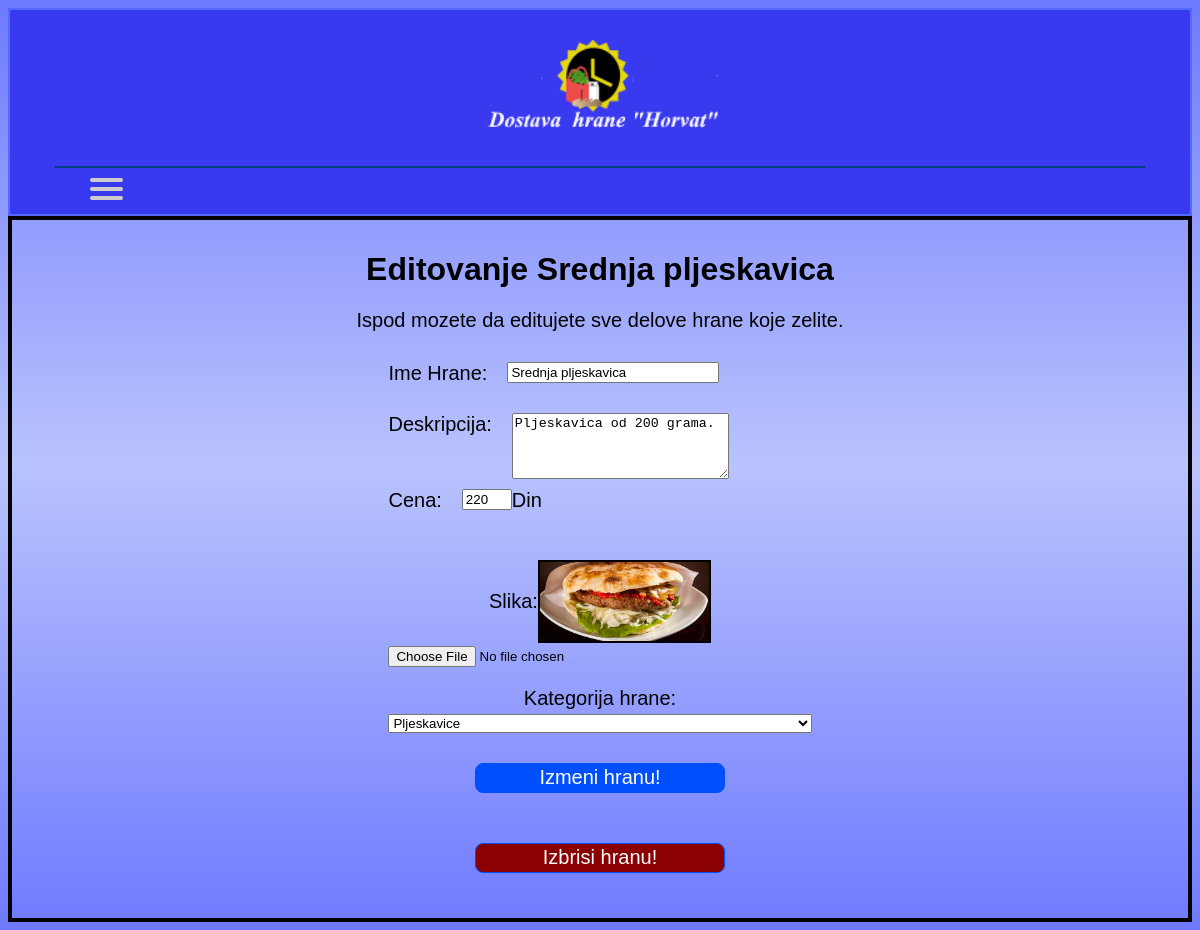
Screenshot of /functions/editfood.php?foodid=2 (signed in) with the database file from the repository.
### tables this page shows
CREATE TABLE IF NOT EXISTS `food` (
  `idFood` bigint(20) NOT NULL AUTO_INCREMENT,
  `Name` varchar(80) NOT NULL,
  `Description` varchar(350) NOT NULL,
  `Price` float NOT NULL,
  `photo` text NOT NULL,
  `id_cat` bigint(20) NOT NULL,
  PRIMARY KEY (`idFood`)
);

CREATE TABLE IF NOT EXISTS `category` (
  `id_cat` bigint(20) NOT NULL AUTO_INCREMENT,
  `name` mediumtext NOT NULL,
  PRIMARY KEY (`id_cat`)
);

### functions/editfood.php (the view, shortened to what this page needs)
<!DOCTYPE html>
<html lang="en">
<head>
  <link rel="stylesheet" href="https://pro.fontawesome.com/releases/v5.10.0/css/all.css"/>
    <link rel="stylesheet" href="../project_style.css">
</head>
<body>
<div id="header"><img src="../logo.png" alt="logo" align="center" width="250" height="87.5">
  <div id="menuToggle">
    <span></span>
    <span></span>
    <span></span>
  </div>
  <hr style="margin-left: 15px; margin-right:15px; background-color: #000000; border: #004080 1px solid">
</div>
<?php
include "db-config.php";
$sql = "SELECT * FROM food where idFood=?";
$stat = $pdo->prepare($sql);
$stat->bindParam(1, $_GET['foodid'], PDO::PARAM_INT);
$stat->execute();
$res = $stat->fetch();
?>
<div id="textplace" class="text-center order-main">
    <h1 style="font-size: 32px;">Editovanje <?= $res['Name'] ?></h1>
    <p>Ispod mozete da editujete sve delove hrane koje zelite.</p>
    <div class="flex j-center">
    <div class=" food-input">
      <form class="" enctype="multipart/form-data" action="editfood.php?foodid=<?= $_GET['foodid'] ;?>" method="post">
        <div class="flex edit">
        Ime Hrane: <input type="text" class="edit_food" name="food_name" value="<?= $res['Name'] ?>" placeholder="Ime hrane">
      </div>
      <div class="flex edit">
        Deskripcija: <textarea name="food_desc" class="edit_food" rows="4" cols="40" placeholder="Opis hrane.."><?= $res['Description'] ?></textarea>
         </div>
         <div class="flex edit">Cena: <input type="number" class="number-input edit_food" name="food_price" value="<?= $res['Price'] ?>" >Din</div>
        <div class="flex j-center"> <span class="margin-top-1">Slika:</span> <img src="../<?= $res['photo'] ?>" class="edit-img" alt="food_photo"></div>
         <input type="file" name="food_image" value=""/>
         Kategorija hrane:
         <select name="food_category">
         <?php $sql = "SELECT * FROM category";
         $stat = $pdo->prepare($sql);
         $stat->execute();
         $cats = $stat->fetchAll();
         foreach ($cats as $cat) :?>
         <option <?php if($cat['id_cat']==$res['id_cat']) echo "selected"; ?> value="<?= $cat['id_cat']; ?>"><?= $cat['name']; ?></option>
       <?php endforeach; ?>
     </select>
      <input style="" class="input add_food" type="submit" name="edit_food" value="Izmeni hranu!"/>
      </form>
      <form class="" action="editfood.php?foodid=<?= $_GET['foodid'] ;?>" method="post">
        <input style="" class="input add_food del_btn" type="submit" name="del_food" value="Izbrisi hranu!"/>
      </form>
    </div>
  </div>
  </div>

### project_style.css (style rules this page uses)
#header { padding: 20px; background-color: #3939ef; position: relative; left: 0; right: 0; top: 0; font-family: Verdana, sans-serif; font-weight: bold; font-size: 32px; text-align: center; border: #526aff 2px solid; }
.order-main { border: 4px solid black; padding-top: 10px; padding-bottom: 25px; }
.input { background-color: #004fff; border: 1px solid #004fff; height: 30px; width: 130px; font-size: 100%; margin-left: auto; margin-right: auto; text-align: center; border-radius: 8px; color: #fff; cursor: pointer; }
.edit { margin-bottom: 10px; margin-top: 10px; }
.edit_food { width: 50%; margin-left:20px; }
.edit-img { margin-top: 20px; width: 40%; border: black solid 2px; }
.margin-top-1 { margin-top: 50px; }
.del_btn { background-color: darkred!important; }
.add_food { width: 250px; margin-top: 30px; }
.food-input { width: 40%; }
.food-input input { margin-bottom: 20px; }
.number-input { width: 50px; }
#menuToggle { position: relative; top: 50px; left: 50px; display: none; z-index: 1; -webkit-user-select: none; user-select: none; }
#menuToggle span { display: block; width: 33px; height: 4px; margin-bottom: 5px; position: relative; background: #cdcdcd; border-radius: 3px; z-index: 1; transform-origin: 4px 0px; transition: transform 0.5s cubic-bezier(0.77, 0.2, 0.05, 1.0), background 0.5s cubic-bezier(0.77, 0.2, 0.05, 1.0), opacity 0.55s ease; }
#menuToggle span:nth-last-child(2) { transform-origin: 0% 100%; }
body { background: linear-gradient(#6e7aff, #b9c3fd, #6e7aff); }
#textplace { font-family: Verdana, sans-serif; padding-left: 5%; padding-right: 5%; font-size: 20px; text-align: center; }
input, select { width: 100%; box-sizing: border-box; }
.flex { display: flex; }
.j-center { justify-content: center; }
.text-center { text-align: center; }
input[type=submit] { cursor: pointer; }
@media (max-width:1200px) { #menuToggle { display: block; } }
@media (max-width:1200px) { #header { padding: 30px; } }

### rows the page displays
food: Name "Srednja pljeskavica", food_name "Srednja pljeskavica", food_desc "Pljeskavica od 200 grama.", food_price "220", photo (picture), food_category "Pljeskavice"
